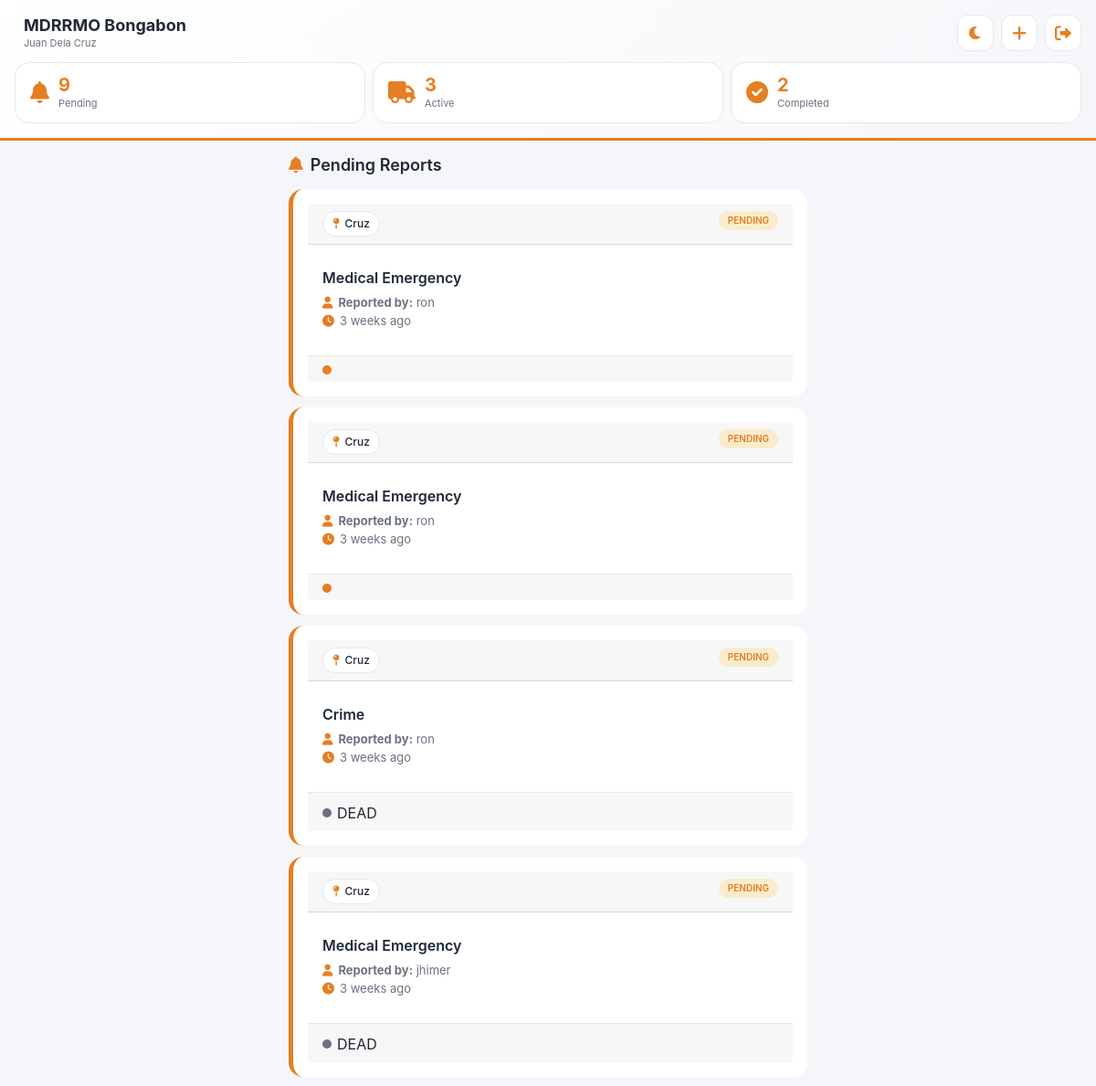
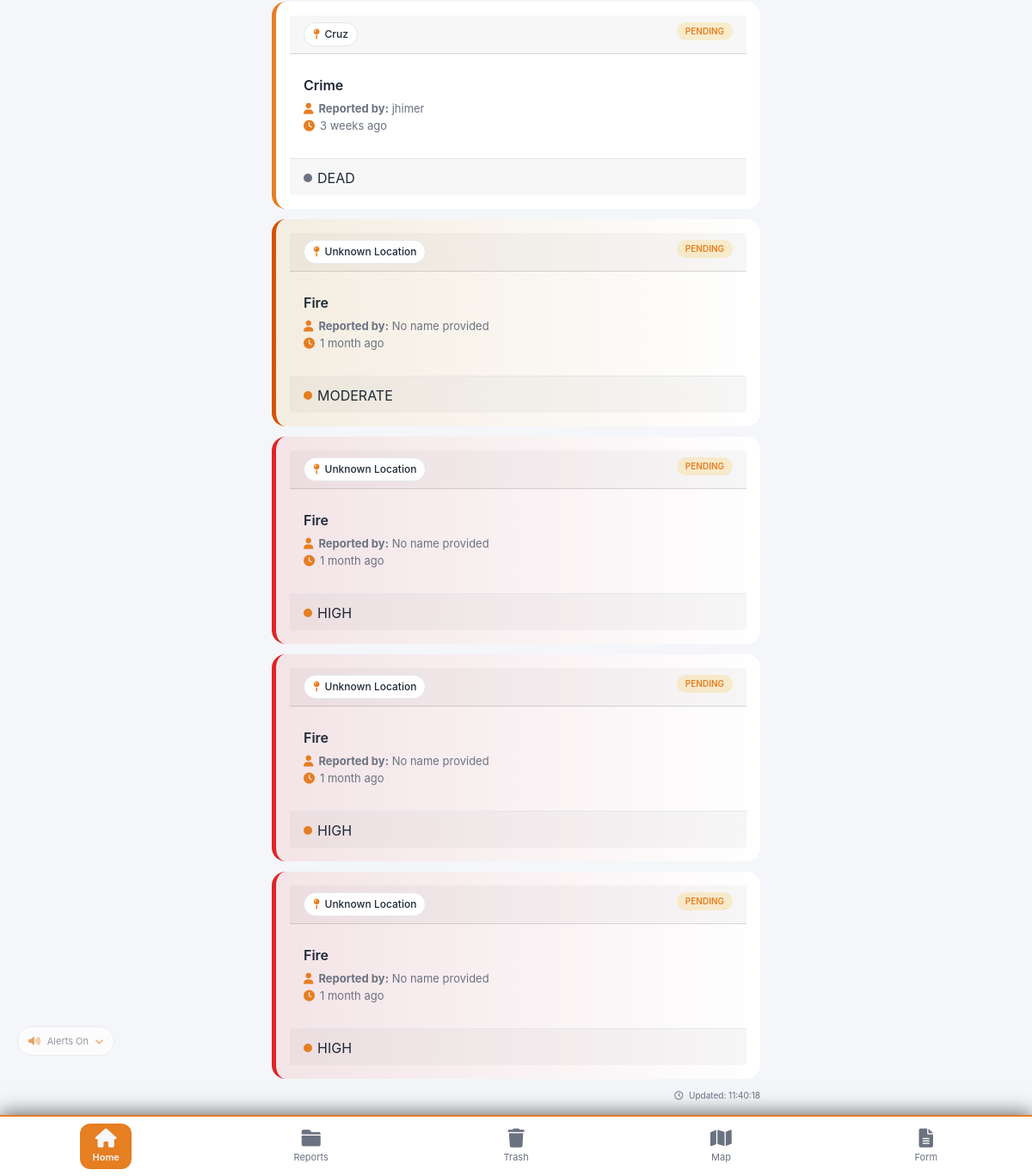
/capss/responder_dashboard.php (signed in), run on the app's committed database (2 pictures, top to bottom).
### tables this page shows
CREATE TABLE `tbl_incidents` (
  `incident_id` int(11) NOT NULL,
  `tracking_id` varchar(20) DEFAULT NULL,
  `incident_type` varchar(100) DEFAULT NULL,
  `severity` enum('Moderate','High','Critical','Dead') DEFAULT 'Moderate',
  `location_lat` decimal(10,8) DEFAULT NULL,
  `location_lng` decimal(11,8) DEFAULT NULL,
  `location_address` text DEFAULT NULL,
  `incident_date` date DEFAULT NULL,
  `incident_time` time DEFAULT NULL,
  `reporter_phone` varchar(20) DEFAULT NULL,
  `reporter_name` varchar(100) DEFAULT NULL,
  `description` text DEFAULT NULL,
  `photo_path` varchar(255) DEFAULT NULL,
  `status` enum('pending','verified','dispatched','on_scene','completed','cancelled') DEFAULT 'pending',
  `assigned_responder_id` int(11) DEFAULT NULL,
  `created_at` timestamp NOT NULL DEFAULT current_timestamp(),
  `taken_by_responder_id` int(11) DEFAULT NULL,
  `taken_at` timestamp NULL DEFAULT NULL,
  `finished_by_responder_id` int(11) DEFAULT NULL,
  `media_files` text DEFAULT NULL,
  `finished_at` timestamp NULL DEFAULT NULL
);

### capss/responder_dashboard.php (the view, shortened to what this page needs)
<?php
require_once 'config/db_connect.php';
$video_table_exists = $conn->query("SHOW TABLES LIKE 'tbl_incident_videos'")->num_rows > 0;
$video_count_sql = $video_table_exists
    ? "(SELECT COUNT(*) FROM tbl_incident_videos WHERE incident_id = i.incident_id) as video_count"
    : "0 as video_count";
$pending = $conn->query("
    SELECT i.*,
           (SELECT COUNT(*) FROM tbl_incident_photos WHERE incident_id = i.incident_id) as photo_count,
           $video_count_sql
    FROM tbl_incidents i
    WHERE i.status = 'pending'
    ORDER BY i.created_at DESC
");
$stmt = $conn->prepare("
    SELECT i.*,
           (SELECT COUNT(*) FROM tbl_incident_photos WHERE incident_id = i.incident_id) as photo_count,
           $video_count_sql
    FROM tbl_incidents i
    WHERE i.taken_by_responder_id = ? AND i.status != 'completed'
    ORDER BY i.created_at DESC
");
$stmt->bind_param("i", $_SESSION['user_id']);
$stmt->execute();
$active = $stmt->get_result();
$stmt2 = $conn->prepare("
    SELECT i.*
    FROM tbl_incidents i
    WHERE i.finished_by_responder_id = ?
    ORDER BY i.finished_at DESC LIMIT 20
");
$stmt2->bind_param("i", $_SESSION['user_id']);
$stmt2->execute();
$completed = $stmt2->get_result();
$pending_count = $pending->num_rows;
$active_count = $active->num_rows;
$completed_count = $completed->num_rows;
function getSeverityClass($severity) {
    $severity = trim(strtolower($severity));
    if (empty($severity)) return 'severity-minor';
    if ($severity === 'dead' || $severity === 'deceased' || $severity === 'black') return 'severity-dead';
    if ($severity === 'high' || $severity === 'critical' || $severity === 'immediate' || $severity === 'red') return 'severity-immediate';
    if ($severity === 'moderate' || $severity === 'delayed' || $severity === 'yellow' || $severity === 'serious') return 'severity-delayed';
    return 'severity-minor';
}
$theme = isset($_COOKIE['responder_theme']) ? $_COOKIE['responder_theme'] : 'light';
?>
<!DOCTYPE html>
<html lang="en" data-theme="<?= $theme ?>">
<head>
    <link rel="stylesheet" href="https://cdnjs.cloudflare.com/ajax/libs/font-awesome/6.0.0-beta3/css/all.min.css">
    <link href="https://cdn.jsdelivr.net/npm/bootstrap@5.1.3/dist/css/bootstrap.min.css" rel="stylesheet">
    <link rel="stylesheet" href="https://unpkg.com/leaflet@1.9.4/dist/leaflet.css" />
    <link rel="stylesheet" href="https://unpkg.com/leaflet-routing-machine@3.2.12/dist/leaflet-routing-machine.css" />
</head>
<body>
<div class="sound-settings" id="soundSettingsBtn" onclick="toggleSoundSettings()">
    <i class="fas fa-volume-up" id="soundIcon"></i>
    <span id="soundStatus">Alerts On</span>
    <i class="fas fa-chevron-down" style="font-size: 10px;"></i>
</div>
<div class="app-header">
    <div class="header-top">
        <div class="app-title">
            <div>
                <h1>MDRRMO Bongabon</h1>
                <span><?= htmlspecialchars($_SESSION['fullname'] ?? 'Responder') ?></span>
            </div>
        </div>
        <div class="header-actions">
            <button class="theme-toggle" id="themeToggle" onclick="toggleTheme()">
                <i class="fas fa-moon"></i>
            </button>
            <button class="header-btn" onclick="showCreateReportModal()" title="New Report">
                <i class="fas fa-plus"></i>
            </button>
            <button class="header-btn" onclick="confirmLogout()" title="Logout">
                <i class="fas fa-sign-out-alt"></i>
            </button>
        </div>
    </div>
    <div class="stats-container" id="statsContainer">
        <div class="stat-card">
            <i class="fas fa-bell"></i>
            <div class="stat-info">
                <h3 id="pendingCount"><?= $pending_count ?></h3>
                <p>Pending</p>
            </div>
        </div>
        <div class="stat-card">
            <i class="fas fa-truck"></i>
            <div class="stat-info">
                <h3 id="activeCount"><?= $active_count ?></h3>
                <p>Active</p>
            </div>
        </div>
        <div class="stat-card">
            <i class="fas fa-check-circle"></i>
            <div class="stat-info">
                <h3 id="completedCount"><?= $completed_count ?></h3>
                <p>Completed</p>
            </div>
        </div>
    </div>
</div>
<div class="main-content">
    <div id="dashboard-tab" class="tab-pane active">
        <div class="section-header">
            <h2><i class="fas fa-bell"></i> Pending Reports</h2>
        </div>
        <div id="pendingReportsList">
            <?php if ($pending_count > 0): ?>
                <?php
                $pending->data_seek(0);
                while($row = $pending->fetch_assoc()):
                    $severityClass = getSeverityClass($row['severity']);
                    $severityDot = strtolower(trim($row['severity']));
                    if (!in_array($severityDot, ['minor', 'delayed', 'immediate', 'dead'])) $severityDot = 'minor';
                    $locationParts = explode(',', $row['location_address'] ?? '');
                    $shortLocation = trim($locationParts[0]) ?: 'Unknown Location';
                    $reporterDisplay = !empty($row['reporter_name']) ? htmlspecialchars($row['reporter_name']) : 'No name provided';
                    $timestamp = strtotime($row['created_at']);
                ?>
                <div class="incident-card <?= $severityClass ?>"
                     onclick="viewIncident(<?= $row['incident_id'] ?>); return false;"
                     data-lat="<?= $row['location_lat'] ?>"
                     data-lng="<?= $row['location_lng'] ?>"
                     data-timestamp="<?= $timestamp ?>">
                    <div class="card-header">
                        <span class="location-badge">
                            <i class="fas fa-map-pin"></i>
                            <?= htmlspecialchars($shortLocation) ?>
                        </span>
                        <span class="status-badge pending">PENDING</span>
                    </div>
                    <div class="card-body">
                        <div class="incident-type"><?= htmlspecialchars($row['incident_type']) ?></div>
                        <div class="incident-location">
                            <i class="fas fa-user"></i>
                            <span><strong>Reported by:</strong> <?= $reporterDisplay ?></span>
                        </div>
                        <div class="incident-location time-ago">
                            <i class="fas fa-clock"></i>
                            <span class="time-ago-text" data-timestamp="<?= $timestamp ?>"><?= date('M d, Y h:i A', $timestamp) ?></span>
                        </div>
                    </div>
                    <div class="card-footer">
                        <div class="severity-indicator">
                            <span class="severity-dot <?= $severityDot ?>"></span>
                            <span><?= strtoupper($row['severity'] ?? 'MINOR') ?></span>
                        </div>
                    </div>
                </div>
                <?php endwhile; ?>
            <?php endif; ?>
        </div>
        <div class="last-updated" id="lastUpdated">
            <i class="far fa-clock"></i> Updated: <span><?= date('H:i:s') ?></span>
        </div>
    </div>
</div>
<div class="bottom-nav">
    <button class="nav-item active" data-tab="dashboard-tab">
        <i class="fas fa-home"></i>
        <span>Home</span>
    </button>
    <button class="nav-item" data-tab="my-reports-tab">
        <i class="fas fa-folder"></i>
        <span>Reports</span>
    </button>
    <button class="nav-item" data-tab="trash-tab">
        <i class="fas fa-trash"></i>
        <span>Trash</span>
    </button>
    <button class="nav-item" data-tab="live-map-tab">
        <i class="fas fa-map"></i>
        <span>Map</span>
    </button>
    <button class="nav-item" data-tab="report-form-tab">
        <i class="fas fa-file-alt"></i>
        <span>Form</span>
    </button>
</div>
</body>
</html>

### data on the page
tbl_incidents: location_address "Cruz", incident_type "Medical Emergency", reporter_name "ron"
tbl_incidents: location_address "Cruz", incident_type "Medical Emergency", reporter_name "ron"
tbl_incidents: location_address "Cruz", incident_type "Crime", reporter_name "ron", severity "DEAD"
tbl_incidents: location_address "Cruz", incident_type "Medical Emergency", reporter_name "jhimer", severity "DEAD"
tbl_incidents: location_address "Cruz", incident_type "Crime", reporter_name "jhimer", severity "DEAD"
tbl_incidents: location_address "Unknown Location", incident_type "Fire", reporter_name "No name provided", severity "MODERATE"
tbl_incidents: location_address "Unknown Location", incident_type "Fire", reporter_name "No name provided", severity "HIGH"
tbl_incidents: location_address "Unknown Location", incident_type "Fire", reporter_name "No name provided", severity "HIGH"
tbl_incidents: location_address "Unknown Location", incident_type "Fire", reporter_name "No name provided", severity "HIGH"

### other printed values
$_SESSION['fullname'] "Juan Dela Cruz"
$pending_count "9"
$active_count "3"
$completed_count "2"
